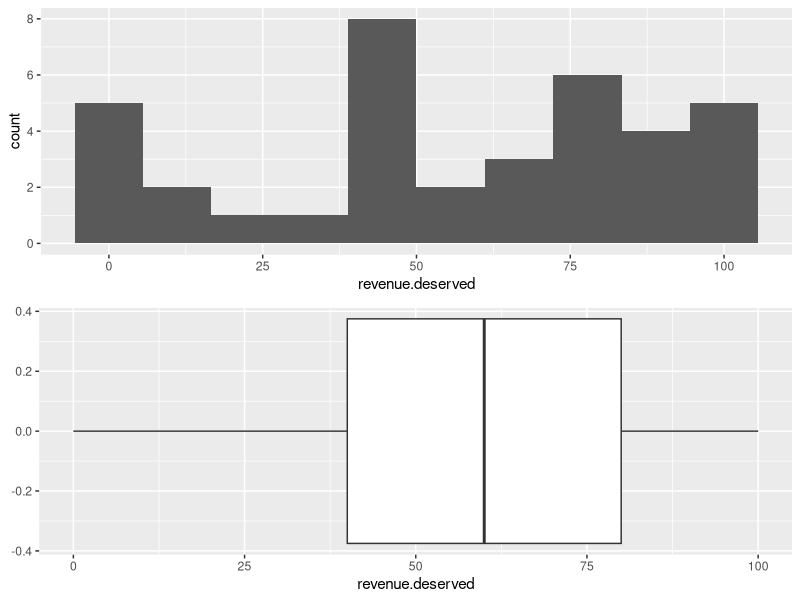
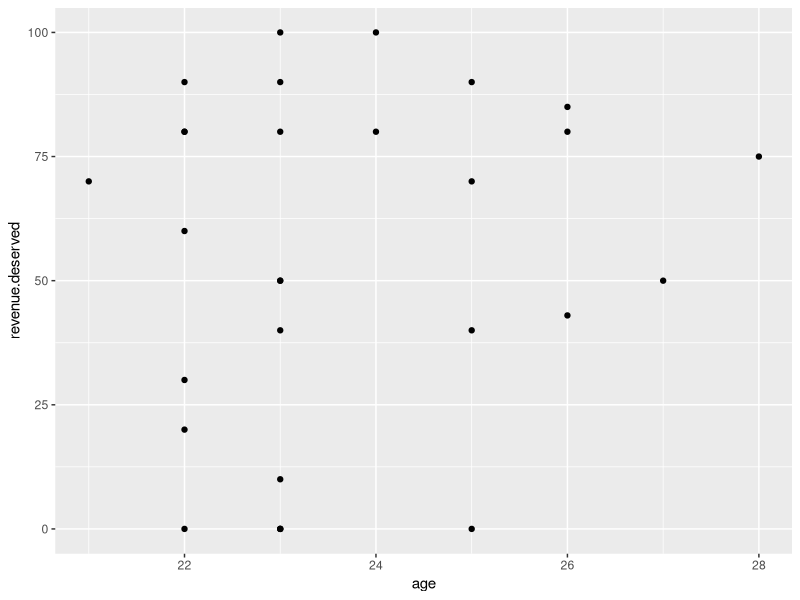
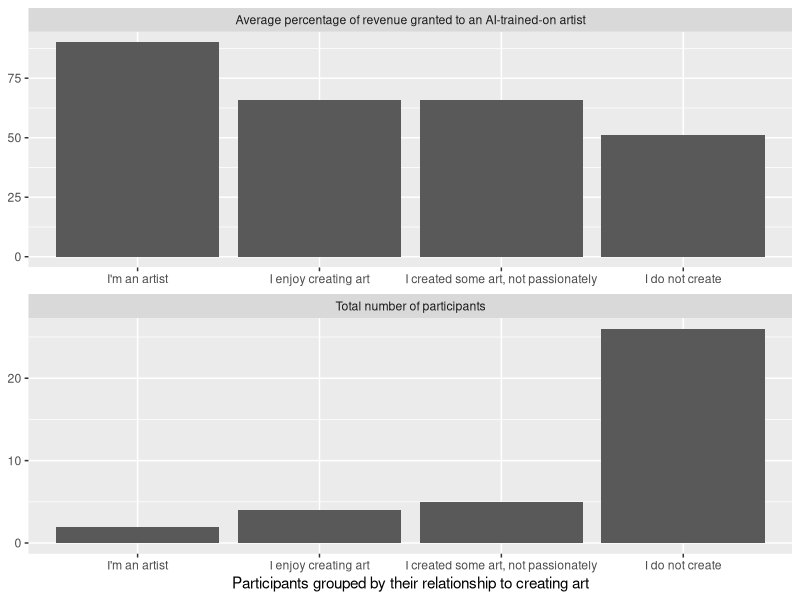

These charts were generated, in order, by the following R code:
## ---- chunk 1
# @Nate: Guidlines say to only include important code snippets
# I would argue that noone will read this snipped
# therefore I set include to FALSE
# feel free to change it if you disagree
library(tidyverse)
library(ggpubr)
library(forcats)
## ---- chunk 2
ans <- read.delim("answers.csv", sep = ";")
names(ans) <- c("gender", "age", "program", "a1", "a2", "a3")
ans <-
  ans %>% 
  # rename the answer cols and transform them 
  mutate(
    revenue.deserved = str_extract(a1, "[:digit:]*") %>% as.numeric(),
    is.artist = a2 %>% as.factor(),
    would.boycott = a3 %>% as.factor()
    ) %>% 
  select(-a1, -a2, -a3)
ans
ans %>% summary()

ans %>% select(is.artist)
# recode the factor levels of the longer answers
levels(ans$is.artist) <- c("I'm an artist", "I enjoy creating art", 
                                "I created some art, not passionately", "I do not create")
ans %>% select(is.artist)
## ---- chunk 3
p1 <- ans %>% 
  ggplot(aes(revenue.deserved)) +
  geom_histogram(bins=10)
p2 <- ans %>% 
  ggplot(aes(revenue.deserved)) +
  geom_boxplot() 
ggarrange(p1, p2, nrow=2)

## ---- chunk 4
ans %>% 
  filter(age<30) %>% 
  ggplot(aes(age, revenue.deserved)) +
  geom_point()
## ---- chunk 5

ans %>% 
  drop_na() %>% 
  group_by(is.artist) %>% 
  summarise(
    `Average percentage of revenue granted to an AI-trained-on artist` = mean(revenue.deserved),
    `Total number of participants`=n()
  ) %>% 
  pivot_longer(c(`Total number of participants`,
                 `Average percentage of revenue granted to an AI-trained-on artist`
                 )) %>% 
  ggplot(aes(x=is.artist, y=value)) +
  geom_bar(stat="identity") +
    facet_wrap(~name, ncol = 1, scale="free") +
  xlab("Participants grouped by their relationship to creating art") +
  ylab(NULL)

